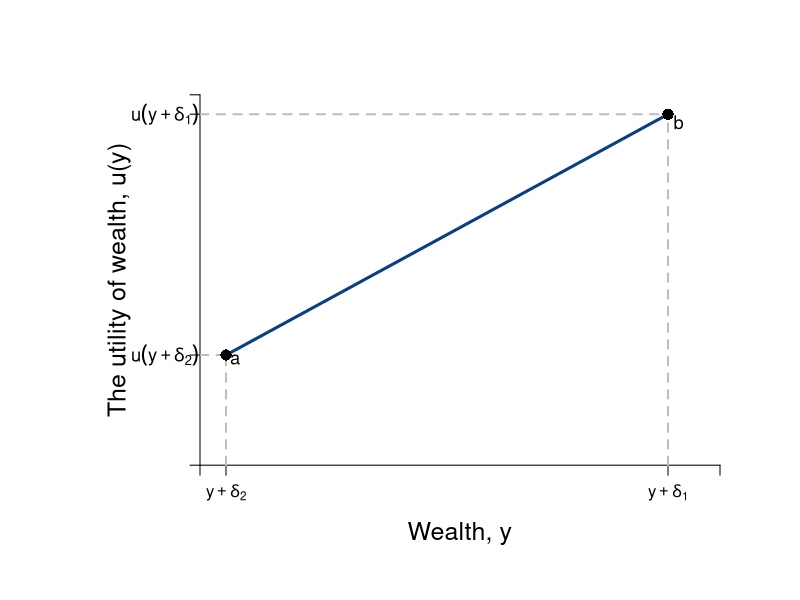

R code for this plot:
#Graph Designer(s): Simon Halliday & Riley Boeth '17
#Authors: Bowles, Foley and Halliday
#Title: Coordination, Conflict and Competition: A Text in Microeconomics

library(shape)
pdf(file = "risk/risk_weighted_ave.pdf", width = 10, height = 8)

#Set parameters for graphics
axislabelsize <- 1.5
labelsize <- 1.1
graphlinewidth <- 3
segmentlinewidth <- 2

COL <- c("#7fc97f", "#beaed4", "#fdc086", "#ffff99", "#386cb0", "#f0027f", "#bf5b17", "#666666")
COLA <- c("#e0f3db", "#99d8c9","#66c2a4","#41ae76", "#238b45", "#005824")
COLB <- c("#4eb3d3", "#2b8cbe", "#0868ac","#084081")

#Edited the margins to cater for the larger LHS labels
par(mar =  c(6, 10, 4, 4))

#Concave utility of wealth function

ConcaveU <- function(x,y){
  (1600-(x-40)^2)^(1/2)
}

#Add limits on axes and levels of utility for each indifference curve
ylims <- c(0, 42)
xlims <- c(0, 40)

npts <- 501 
x <- seq(xlims[1], xlims[2], length.out = npts)
y <- seq(ylims[1], ylims[2], length.out = npts) 

plot(0, 0, xlim = xlims, ylim = ylims, type = "n",
     xlab = expression(paste("")),
     ylab = expression(paste("")), 
     xaxt = "n", 
     yaxt = "n", 
     cex.lab = axislabelsize, 
     bty = "n", 
     xaxs="i" 
     #yaxs="i"
)

#x and y limits with plain axes without ticks/numbers to match previous graph

ticksy <- c(0, ConcaveU(2), ConcaveU(36), ylims[2])
ylabels <- c(NA, NA, NA, ylims[2])
ticksx <- c(0, 2, 36, xlims[2])
xlabels <- c(NA, expression(paste(y + delta[2])), expression(paste(y + delta[1])), NA)

axis(1,at = ticksx,  pos = 0, labels = xlabels)
axis(2,at = ticksy,  pos = 0, labels = FALSE, las = 1)

npts <- 500 
xx1 <- seq(xlims[1], xlims[2], length.out = npts)
xx2 <- seq(0, xlims[2], length.out = npts)
xx3 <- seq(xlims[1], 0, length.out = npts)
xx4 <- seq(-11, 0, length.out = npts)

#Axis labels and draw linear utility function
mtext(expression(paste("Wealth, y")), side = 1, line = 2.5, cex = axislabelsize)
text(-6.2, 0.5*ylims[2], expression(paste("The utility of wealth, u(y)")), xpd = TRUE, cex = axislabelsize, srt = 90) 

#lines(xx1, ConcaveU(xx1, y), col = COLA[5], lwd = graphlinewidth)

#Add line from pt a to pt c

segments(2, ConcaveU(2), 36, ConcaveU(36), lty = 1, col = COLB[4] , lwd = graphlinewidth)


#Label 5 points on line

text(2.7, ConcaveU(2)-.5, expression(paste("a")), cex = labelsize)
segments(2, 0, 2, ConcaveU(2), lty = 2, col = "gray", lwd = segmentlinewidth)
segments(0, ConcaveU(2), 2, ConcaveU(2), lty = 2, col = "gray", lwd = segmentlinewidth)
points(2, ConcaveU(2), pch = 16, col = "black", cex = 1.5)


# text(24.18, ConcaveU(23.18)-.5, expression(paste("c")), cex = labelsize)
# segments(23.18, 0, 23.18, ConcaveU(23.18), lty = 2, col = "gray", lwd = segmentlinewidth)
# segments(0, ConcaveU(23.18), 23.18, ConcaveU(23.18), lty = 2, col = "gray", lwd = segmentlinewidth)
# points(23.18, ConcaveU(23.18), pch = 16, col = "black", cex = 1.5)

# text(24.18, ConcaveU(13)-.5, expression(paste("e")), cex = labelsize)
# segments(0, ConcaveU(13), 23.18, ConcaveU(13), lty = 2, col = "gray", lwd = segmentlinewidth)
# points(23.18, ConcaveU(13), pch = 16, col = "black", cex = 1.5)
# 
# text(13.8, ConcaveU(13)-.7, expression(paste("b")), cex = labelsize)
# segments(13, 0, 13, ConcaveU(13), lty = 2, col = "gray", lwd = segmentlinewidth)
# points(13, ConcaveU(13), pch = 16, col = "black", cex = 1.5)

text(36.8, ConcaveU(36)-.9, expression(paste("b")), cex = labelsize)
segments(36, 0, 36, ConcaveU(36), lty = 2, col = "gray", lwd = segmentlinewidth)
segments(0, ConcaveU(36), 36, ConcaveU(36), lty = 2, col = "gray", lwd = segmentlinewidth)
points(36, ConcaveU(36), pch = 16, col = "black", cex = 1.5)

#Label y-sub,x-sub,etc. on axes

#SH: removed these because I could add them to x-axis; y-axis labels cannot be added as usual
#text(36, -.9, expression(paste(y + Delta*y[1])), xpd = TRUE, cex = labelsize)
#text(13, -.9, expression(paste(y[ce])),  xpd = TRUE,  cex = labelsize)
#text(2, -.9, expression(paste(y - Delta*y[2])),  xpd = TRUE,  cex = labelsize)
#text(23.18, -.9, expression(paste(y)),  xpd = TRUE,  cex = labelsize)


text(-2.7, ConcaveU(36), expression(paste(u(y + delta[1]))), xpd = TRUE, cex = labelsize)
# text(-1.95, ConcaveU(13)+1.7, expression(paste(u(y[ce]) == phantom() )),  xpd = TRUE, cex = labelsize)
# text(-3.1, ConcaveU(13), expression(paste(p%.%u(y +  delta[1]) + phantom())),  xpd = TRUE, cex = labelsize)
# text(-4.3, ConcaveU(13)-1.5, expression(paste((1 - p)%.%u(y + delta[2]))),  xpd = TRUE, cex = labelsize)
# text(-1.8, ConcaveU(13)-3, expression(paste(phantom() == v(L))),  xpd = TRUE, cex = labelsize)
text(-2.7, ConcaveU(2), expression(paste(u(y + delta[2]))),  xpd = TRUE,  cex = labelsize)
#text(-1.5, ConcaveU(23.18), expression(paste(u(y))),  xpd = TRUE,  cex = labelsize)

#Add risk premium distance arrow and label

# text((23.18+13)/2, ConcaveU(2)+1, expression(paste("Risk Premium")),  xpd = TRUE,  cex = labelsize)


dev.off()
